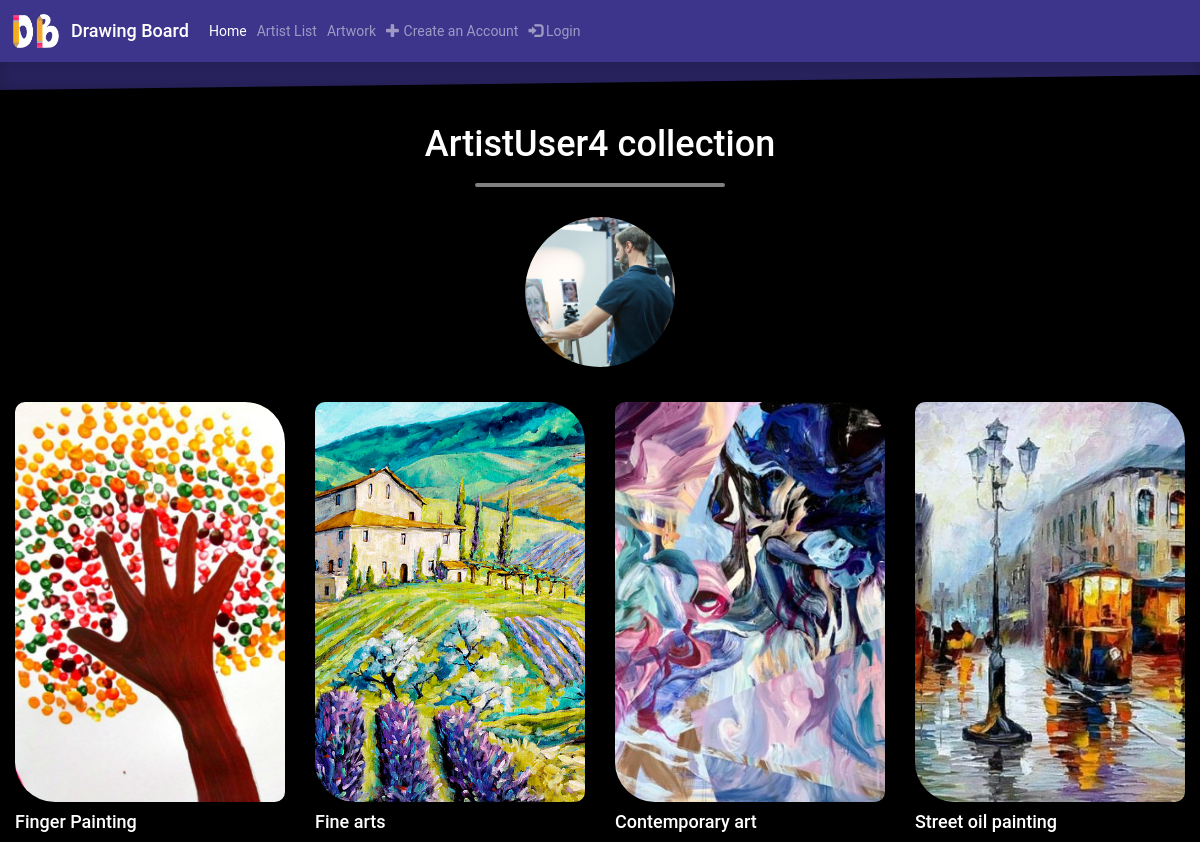
The app's page /collection/4/ with its own data.
### gallery/models.py (models this page shows, shortened)
class Collection(models.Model):
    collection_name = models.CharField(max_length=200)
    collection_description = models.TextField(max_length=280, null=True, blank=True)
    collection_artist = models.ForeignKey('Artist', on_delete=models.CASCADE)
    artwork = models.ManyToManyField(Artwork, blank=True)

class Artist(models.Model):
    user = models.OneToOneField(User, on_delete=models.CASCADE)
    artist_role = models.BooleanField(default=False)
    description = models.TextField(max_length=280, null=True, blank=True)  # this is the default for all descriptions
    profile_picture = models.ImageField(upload_to='images/', null=True, blank=True)
    def __str__(self):
        return f'{self.user}'

class Artwork(models.Model):
    artwork_title = models.CharField(max_length=200)
    artwork_description = models.TextField(max_length=280, null=True, blank=True)
    artwork_artist = models.ForeignKey('Artist', on_delete=models.CASCADE)
    artwork_tag = models.ManyToManyField(Tag, blank=True)
    artwork_picture = models.ImageField(upload_to='images/', null=True, blank=True)  # comment out null and blank later
    artwork_created = models.DateTimeField()

### gallery/views.py (the view)
# urls.py: path('collection/<int:pk>/', views.collection_view, name='collection_view'),
def collection_view(request, pk):
    collection = get_object_or_404(Collection, pk=pk)
    artworks = collection.artwork.all()
    artist = collection.collection_artist
    return render(request, 'gallery/collection_view.html',
                  {'artworks': artworks, 'collection': collection, 'artist': artist})

### gallery/templates/gallery/collection_view.html (shortened to what this page needs)
<!DOCTYPE html>
<html lang="en" xmlns="http://www.w3.org/1999/html" xmlns="http://www.w3.org/1999/html">
{% extends 'gallery/base.html' %}
{% load static %}
{% block content %}
    <html lang="en">
    <head>
        <link rel="stylesheet"
              href="https://cdn.jsdelivr.net/npm/@fancyapps/fancybox@3.5.7/dist/jquery.fancybox.min.css">
    </head>
    <body>
    <div class="container" style="top: 15px; position: relative; margin-bottom: 50px">
        <table class="row justify-content-center">
            <tr>
                <td>
                    <h1 class="title text-center"
                        style="top: 25px; position: relative">{{ collection.collection_name }}</h1>
                    <hr style="border: 2px solid white; border-radius: 5px; top: -10px; opacity: .5; width: 70%; position: relative">
                </td>
            </tr>
            {% if artist.profile_picture %}
            <tr>
                <td>
                    <img src="{% get_media_prefix %}{{ artist.profile_picture }}" class="artistpic">
                </td>
            </tr>
            {% endif %}
        </table>
    </div>
    <div class="container page-top col-lg-12 col-md-12">
        <div class="row">
            {% for artwork in artworks %}
                <div class="col-lg-3 col-md-3 col-xs-6 thumb">
                    <figure>
                        <a data-fancybox="images"
                           href="{% get_media_prefix %}{{ artwork.artwork_picture }}"
                           data-caption="{{ artwork.artwork_title }}">
                            <img class="img-fluid pic-size zoom" style= "border-radius: 10px 40px;" src="{% get_media_prefix %}{{ artwork.artwork_picture }}"/>
                        </a>
                        <p><h4 style="color: white">{{ artwork.artwork_title }}</h4></p>
                    </figure>
                </div>
            {% endfor %}
        </div>
    </div>
    </body>
    </html>
{% endblock %}

### gallery/templates/gallery/base.html (style rules this page uses)
body, html { font-family: 'Roboto', sans-serif; height: 100%; background-color: black; }

### gallery/templates/gallery/collection_view.html (style rules this page uses)
.title { position: relative; color: white; line-height: 3; }
.artistpic { vertical-align: middle; width: 150px; height: 150px; border-radius: 50%; position: center; margin: auto; display: block; object-fit: cover; }
.pic-size { width: 400px; height: 400px; object-fit: cover; }
img.zoom { border-radius: 5px; object-fit: cover; -webkit-transition: all .3s ease-in-out; -moz-transition: all .3s ease-in-out; -o-transition: all .3s ease-in-out; -ms-transition: all .3s ease-in-out; }

### records on screen
Collection: collection_name "ArtistUser4 collection"
Artist: profile_picture (picture)
Artwork: artwork_picture (picture), artwork_title "Finger Painting"
Artwork: artwork_picture (picture), artwork_title "Fine arts"
Artwork: artwork_picture (picture), artwork_title "Contemporary art"
Artwork: artwork_picture (picture), artwork_title "Street oil painting"
